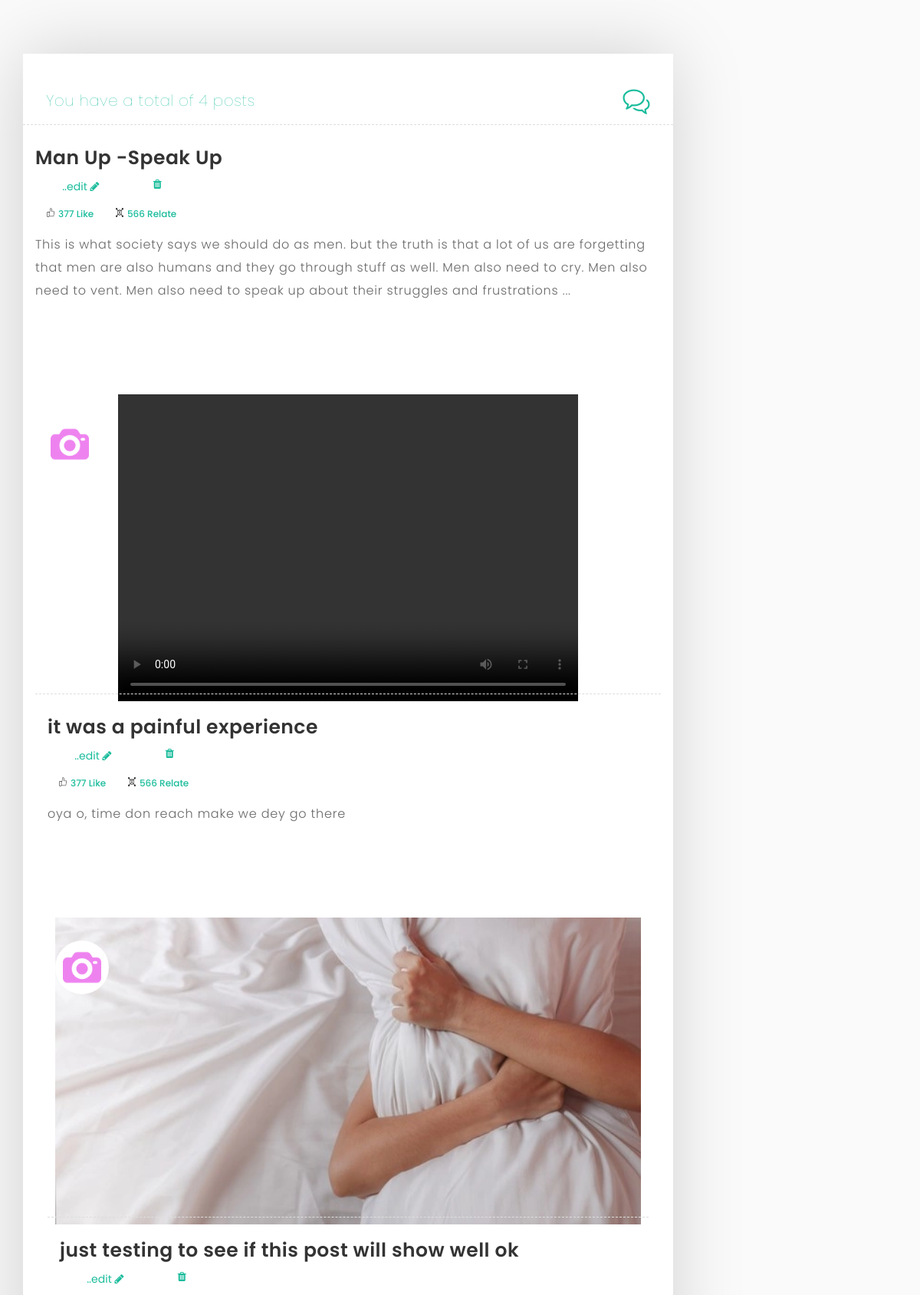
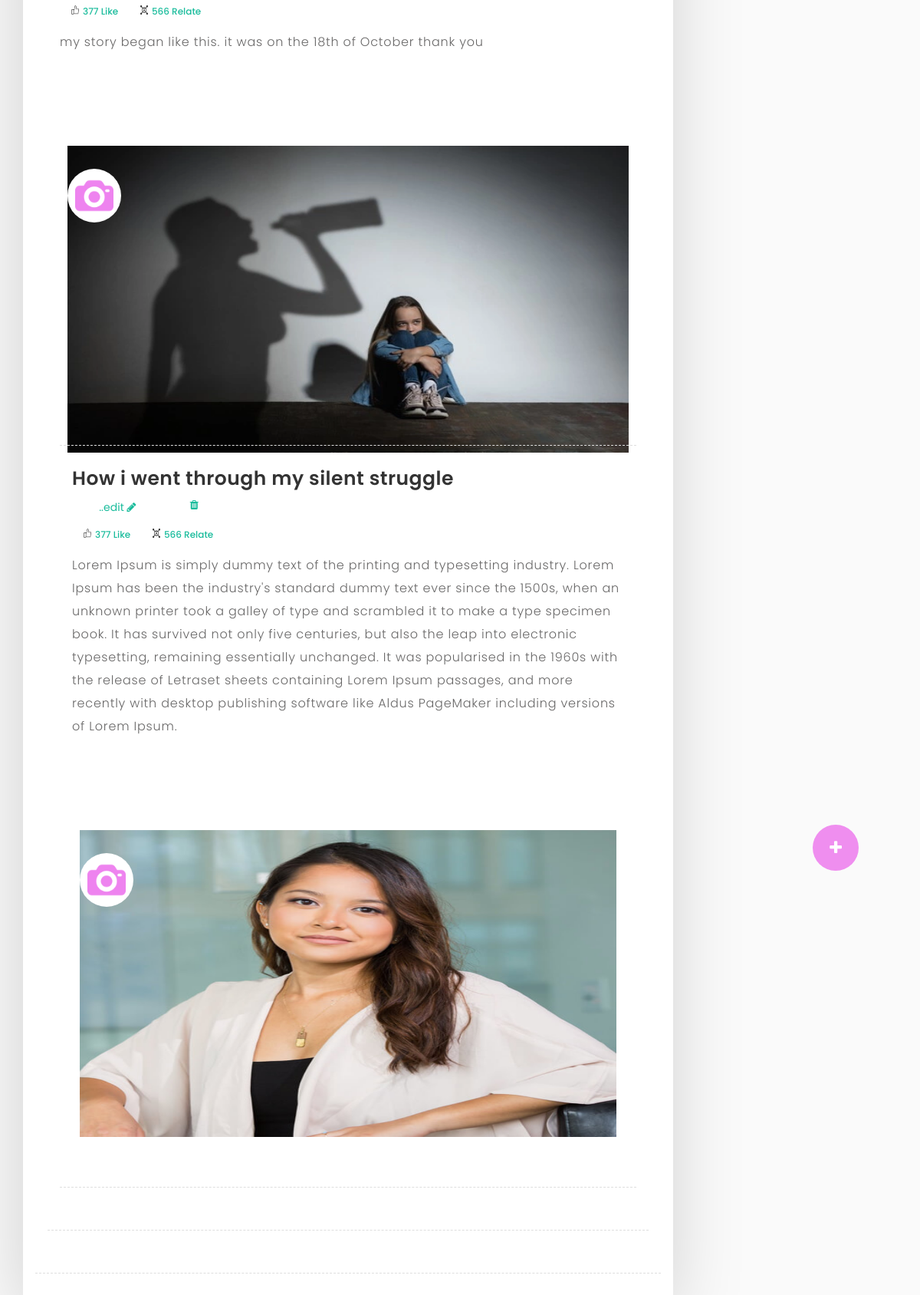
Screenshot of /my_posts (signed in) with the database file from the repository (2 pictures, top to bottom).
### fc/models.py (models this page shows)
class Posts(db.Model, UserMixin):
    id = db.Column(db.Integer, primary_key=True)
    poster_username = db.Column(db.String(255), nullable=False)
    poster_email = db.Column(db.String(255), nullable=False)
    poster_img = db.Column(db.String(255), nullable=False)
    post_id = db.Column(db.String(255), nullable=True)
    post_title = db.Column(db.String(255), nullable=True)
    post_desc = db.Column(db.String(255), nullable=True)
    post_img = db.Column(db.String(255), nullable=True)
    post_like = db.Column(db.String(255), nullable=True)
    post_relate = db.Column(db.String(255), nullable=True)
    post_message = db.Column(db.String(255), nullable=True)
    post_trend = db.Column(db.String(255), nullable=True)
    posted_date = db.Column(db.DateTime(), default=datetime.utcnow)
    post_status = db.Column(db.String(255), nullable=True, default= 0)
    completed_at = db.Column(db.DateTime(), default=datetime.utcnow)
    status = db.Column(db.String(255), nullable=True, default= 0)
    active = db.Column(db.Boolean())
    confirmed_at = db.Column(db.DateTime())

### fc/routes.py (the view)
@app.route('/my_posts')
@login_required
def my_post():
  posts = Posts.query.filter_by(poster_email= current_user.email).order_by(Posts.posted_date.desc())
  return render_template('/my_posts.html', title='My Posts', posts = posts)

### fc/__init__.py (called while the page is built)
@login_manager.user_loader
def load_user(user_id):
	return User.query.get(int(user_id))

### fc/momentjs.py (called while the page is built)
    def render(self, format):
        return Markup(
            "<script>\ndocument.write(moment(\"%s\").%s);\n</script>" %
            (self.timestamp.strftime("%Y-%m-%dT%H:%M:%S Z"), format))

    def calendar(self):
        return self.render("calendar()")

### fc/templates/my_posts.html (shortened to what this page needs)
﻿<!DOCTYPE html>
<html lang="en">
  <head>
    <link rel="stylesheet" type="text/css" href="/static/post_style/css/plugin.css">
    <link rel="stylesheet" type="text/css" href="/static/post_style/css/style.css">
    <link rel="stylesheet" type="text/css" href="/static/post_style/css/syntax/shCore.css">
    <link rel="stylesheet" type="text/css" href="/static/post_style/css/syntax/shThemeDefault.css">
  </head>
 <body>
    <div id="main">
        <div class="container">
            <div class="row">
                 <div class="col-md-9">
                    <div class="col-md-12 page-body">
                    	<div class="row">
                            <div class="sub-title">
                           		<a title="Go to Home Page" ><h2 style="font-size: 20px; font-weight: 100">You have a total of {{posts.count()}} posts</h2>
                              </a>
                                <a href="{{url_for('fields')}}" class="smoth-scroll"><i class="icon-bubbles"></i></a>
                             </div>
                            {% if posts.count() > 0 %}
                            {% for post in posts %}
                            <div class="col-md-12 content-page"  style="padding:5px 1px; margin-top: -20px;">
                              <div class="col-md-12 blog-post">
                                <div class="post-title" style=" ">
                                    <h2>{{post.post_title}}</h2>
                                     <div style="display: flex;width:200px; justify-content:space-around;">
                                       <a href="{{url_for('edit_post', post_id= post.id)}}">..edit <i class="fa fa-pencil"> </i></a>
                                      <a href="{{url_for('del_post', post_id= post.id)}}"><i class="fa fa-trash"> </i></a>
                                      </div>
                                   </div>
                                <div class="post-info" style="display: flex">
                                    <div>
                                      <a href="" style="padding: 5px 10px; font-size: 12px; text-decoration: none;"><img src="" alt=""><img src="/static/field_style/assets/img/like.png" alt="" style="width:20px;height:20px;padding: 4px 5px; margin-top:-5px; font-size: 9px">377 Like</a>
                                      <a href="" style="padding: 5px 10px; font-size: 12px; text-decoration: none;"><img src="" alt=""><img src="/static/field_style/assets/img/relations.png" alt="" style="width:20px;height:20px;padding: 4px 5px; margin-top:-5px; font-size: 9px">566 Relate</a>
                                    </div>
                                   </div>
                                <p>{{post.post_desc}}</p>
                                <div class="post-image margin-top-40 margin-bottom-40;" style="padding: 10px">
                                <div style="position: relative; top:100px; left: :20px; padding: 10px; background-color:#ffffff; width: 70px; height: 70px; border-radius: 100px; z-index: 900">
                                    <a href="{{url_for('post_avartar', post_id = post.id)}}"><img src="/static/profile_style/assets/img/new/photo-camera.png" style="width:50px;height:50px;"></a>
                                    </div>
                                       {% if 'mp4' in post.post_img %}
                                       <center>
                                      <video  class="img-view border-2 shadow-lg" controls>
                                          <source src={{url_for('static', filename='user_uploads/' + post.post_img)}} type="video/mp4" class="img-view">
                                        </video>
                                        </center>
                                        {% else %}
                                       <img class="img-view" src="{{url_for('static', filename='user_uploads/' + post.post_img)}}" alt="" >
                                       {% endif %}
                                  </div>
                                 {% endfor %}
                                 {%endif%}
<div style="position:fixed; top:80%;right:5%; display: flex;">
<div style=" width:60px; height:60px; background-color:violet;  position: absolute;top:68%; right:20px;opacity:0.9; border-radius: 100px; align-items: center; justify-content: center; text-align: center" ><a href="{{url_for('post')}}"><i class="fa fa-plus" style="color:white; font-size: 20px; padding:20px; font-weight: 100;;" ></i> </a> </div>
</div>
   </body>
 </html>

### fc/static/post_style/css/style.css (style rules this page uses)
body { font-family: "Poppins", sans-serif; background: #fafafa !important; }
html { position: relative; min-height: 100%; }
a { text-decoration: none !important; color: #1abc9c; }
p { font-size: 14px; font-family: "Poppins", sans-serif; }
#main { margin: 50px 0; }
.page-body { background: #ffffff; box-shadow: -2px -1px 88px 0px rgba(0,0,0,0.17); }
.sub-title { padding: 30px; }
.sub-title h2 { display: inline-block; font-size: 25px; letter-spacing: 0.5px; font-weight: 600; }
.sub-title i { float: right; font-size: 35px; margin-top: 15px; }
.content-page { padding-top: 30px; padding-bottom: 60px; border-top: 1px dashed #dedede; border-bottom: 1px dashed #dedede; }
div.blog-post { display: none; margin-bottom: 50px; }
.blog-post .post-image img { width: 100%; }
.blog-post .post-image a { font-weight: 600; }
.blog-post .post-title h2 { font-size: 25px; line-height: 35px; font-weight: 600; letter-spacing: 0.5px; }
.blog-post .post-info { font-size: 14px; line-height: 30px; font-weight: 500; padding: 10px 0; color: #8c8c8c; }
.blog-post p { font-size: 16px; line-height: 30px; color: #696868; font-weight: 300; letter-spacing: 0.8px; font-family: "Poppins", sans-serif; }
.margin-top-40 { margin-top: 40px !important; }

### fc/static/post_style/css/syntax/shCore.css (style rules this page uses)
.syntaxhighlighter.printing, .syntaxhighlighter.printing .line.alt1 .content, .syntaxhighlighter.printing .line.alt2 .content, .syntaxhighlighter.printing .line.highlighted .number, .syntaxhighlighter.printing .line.highlighted.alt1 .content, .syntaxhighlighter.printing .line.highlighted.alt2 .content, { background: none !important; }

### fc/templates/my_posts.html (style rules this page uses)
.img-view { height:400px; width:600px; object-fit:fill; background-color: #ffffff; border: none; }

### rows the page displays
Posts: post_title "Man Up -Speak Up", post_desc "This is what society says we should do as men. but the truth is that a lot of us are forgetting that men are also humans and they go through stuff as well. Men also need to cry. Men also need to vent. Men also need to speak up about their struggles and frustrations ..."
Posts: post_title "it was a painful experience", post_desc "oya o, time don reach make we dey go there", post_img (picture)
Posts: post_title "just testing to see if this post will show well ok", post_desc "my story began like this. it was on the 18th of October thank you", post_img (picture)
Posts: post_title "How i went through my silent struggle", post_desc "Lorem Ipsum is simply dummy text of the printing and typesetting industry. Lorem Ipsum has been the industry's standard dummy text ever since the 1500s, when an unknown printer took a galley of type and scrambled it to make a type specimen book. It has survived not only five centuries, but also the leap into electronic typesetting, remaining essentially unchanged. It was popularised in the 1960s with the release of Letraset sheets containing Lorem Ipsum passages, and more recently with desktop publishing software like Aldus PageMaker including versions of Lorem Ipsum.", post_img (picture)

### other values shown
{{ posts.count() }} "4"
